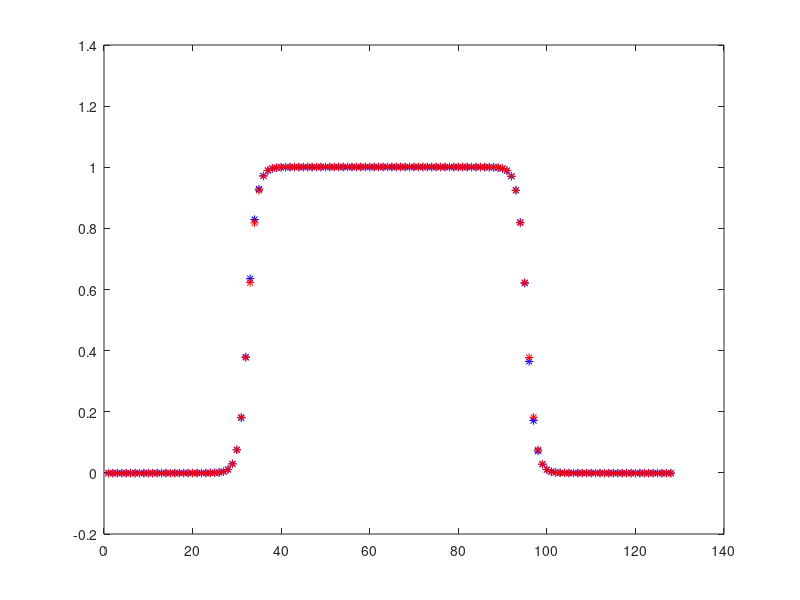
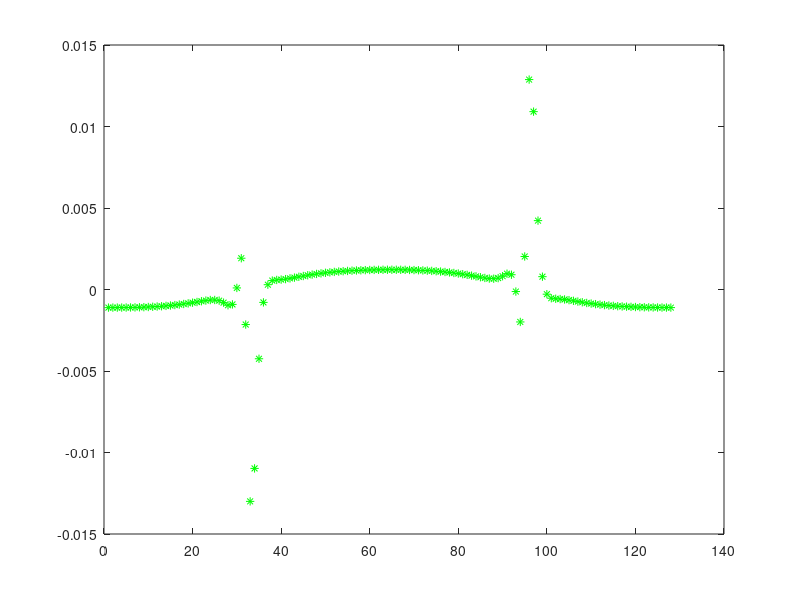

Write MATLAB code to recreate these figures, in order. (Note: this script raises an error after producing the figures.)
%% Spectral
clear all;
D=1.0;
dt=0.1;
dx=1;
N=128;
m=2;
A=1.0;
kappa=1.0;
energy1=0;
energy2=0;
energy3=0;
energy4=0;
nstep=1000;
beta1=dt/dx*dx;
beta2=2*kappa*beta1/dx*dx;
col_labels={'bulk';'gradient';'total'}; 

% Declarations
concSpectral=zeros(N,1);

% Initial profile
for i=1:N
    if (i>N/4 && i<3*N/4)
        concSpectral(i)=1;
    end
end


% Periodic Boundary
halfN=N/2;
delk=2*pi/N;

% Evolve the profile

for p=1:nstep
    
    % Define g
    g=2*A*concSpectral.*(1-concSpectral).*(1-2*concSpectral);
    
    % FFT
    c_hat=fft(concSpectral);
    g_hat=fft(g);
    
    for i=1:N
        
        %Periodic Boundary Condition
        if ((i-1) <= halfN)
            k=(i-1)*delk;
        end
        
        if ((i-1) > halfN)
            k=(i-1-N)*delk;
        end
        
        k2=k*k;
        k4=k2*k2;
        
        c_hat(i)=(c_hat(i)-dt*k2*g_hat(i))/(1+2*k4*dt);
        
        concSpectral=real(ifft(c_hat));
    end    
end

% Calculation of Spectral Interfacial energy

% energy1

for i=1:N
    energy1=energy1 + A*concSpectral(i)*concSpectral(i)...
        *(1-concSpectral(i))*(1-concSpectral(i));
end

% energy 2

%Periodic Boundary Condition
c_hat=fft(concSpectral);
for i=1:N

    if ((i-1) <= halfN)
        k=(i-1)*delk;
    end
    
    if ((i-1) > halfN)
        k=(i-1-N)*delk;
    end
    
    % Transform to fourier space for calculating derivative
    c_hat(i)=c_hat(i)*complex(0,1)*k;  
end

c_prime=real(ifft(c_hat));

for i=1:N
    energy2 = energy2 + kappa*c_prime(i)*c_prime(i);
end

E1S=0.5*energy1;
E2S=0.5*energy2;
E3S=0.5*(energy1 + energy2);
EnergySpectral=[E1S; E2S; E3S];

%% FDM

% Declarations
concFDM=zeros(N,1);
conc_old=zeros(N,1);

% Initial profile
for i=1:N
    if (i>N/4 && i<3*N/4)
        conc_old(i)=1;
    end
end

% Define g
g=zeros(N,1);

% Evolve the profile


for k=1:nstep
    
    for i=1:N
        
        % Define g
        g=2*A*conc_old.*(1-conc_old).*(1-2*conc_old);
        
        w=i-1;
        ww=i-2;
        e=i+1;
        ee=i+2;
        
        if (ww<1)
            ww=ww+N;
        end
        if (w<1)
            w=w+N;
        end
        if (ee>N)
            ee=ee-N;
        end
        if(e>N)
            e=e-N;
        end
        
        % ellipsis are for text wrap in MATLAB editor window
        
        concFDM(i)=conc_old(i) + beta1*(g(w)-2*g(i)+g(e))...
            - beta2*(conc_old(ww)-4*conc_old(w)+6*conc_old(i)...
            -4*conc_old(e) + conc_old(ee));
        
        conc_old(i)=concFDM(i);
        
    end
    
end
figure();
plot(conc_old, 'b*');
hold on
plot(concSpectral, 'r*');
hold on

% Calculation of Interfacial energy

for i=1:N
    energy3=energy3 + A*conc_old(i)*conc_old(i)*(1-conc_old(i))*(1-conc_old(i));
end

% Interfacial For FDM
for i=1:N
    w=i-1;
    e=i+1;
    if (w<1)
        w=w+N;
    end
    if (e>N)
        e=e-N;
    end
    c_prime(i)=(conc_old(e)-conc_old(w))/(2*dx);
    energy4 = energy4 + kappa*c_prime(i)*c_prime(i);
end


E1F=0.5*energy3;
E2F=0.5*energy4;
E3F=0.5*(energy3 + energy4);
EnergyFDM=[E1F; E2F; E3F];


%% Plot of Delta
difference=zeros(1, N);

for i=1:N
    difference(i)=concSpectral(i)-conc_old(i);
end
figure();
plot(difference, 'g*')

%% Interfacial Energy - FDM vs Spectral

table(col_labels, EnergyFDM, EnergySpectral)



